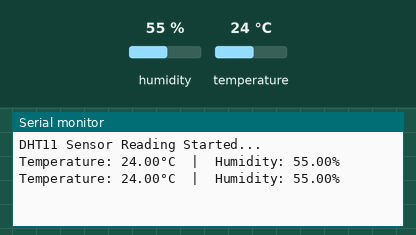
Simulated run of this sketch. Board: Arduino Uno, built with avr-gcc and run on an emulated ATmega328P. Shown: the last lines printed to the serial monitor. Inputs (shaded band) come from the test bench; at power-on: humidity 55 %, temperature 24 °C.

Above: at 2.8 s.
2.9 s: humidity set to 22 %
At 4.7 s:
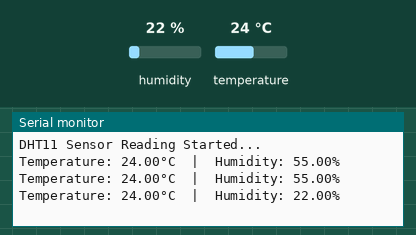
5.6 s: temperature set to 12 °C
At 7.1 s:
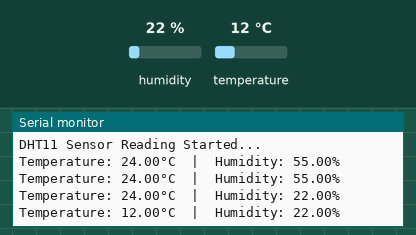
8.3 s: humidity set to 40 %
At 10.8 s:
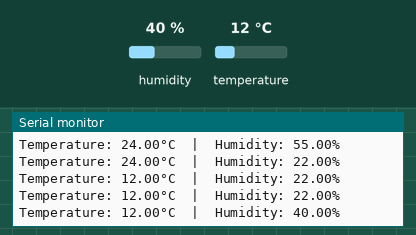
Timing chart, 0 to 12.3 s (numbered marks = the images above; inputs shaded):
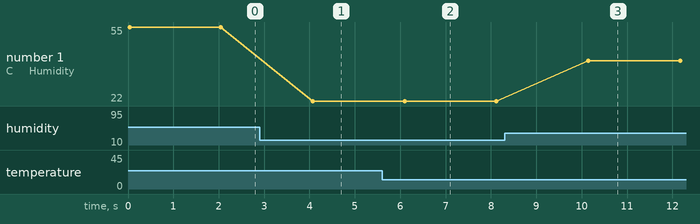

Measured:
- after the input at 2.9 s, the serial monitor: prints a new line after 1.2 s (image 1)
- after the input at 5.6 s, the serial monitor: prints a new line after 0.50 s (image 2)
- after the input at 8.3 s, the serial monitor: prints a new line after 1.8 s (image 3)
- plotted number 1: 55 → 22 after the input at 2.9 s, 22 → 40 after the input at 8.3 s

The sketch:

DHT-11.ino
```cpp
//BHB

#include <DHT.h>
#define DHTPIN 2         // DHT11 data pin connected to digital pin 2
#define DHTTYPE DHT11

DHT dht(DHTPIN, DHTTYPE);

void setup() {
  Serial.begin(9600);
  dht.begin();
  Serial.println("DHT11 Sensor Reading Started...");
}

void loop() {
  float humidity = dht.readHumidity();
  float temperature = dht.readTemperature(); // default is Celsius

  // Check if any reads failed and exit early
  if (isnan(humidity) || isnan(temperature)) {
    Serial.println("Failed to read from DHT sensor!");
    return;
  }

  Serial.print("Temperature: ");
  Serial.print(temperature);
  Serial.print("°C  |  Humidity: ");
  Serial.print(humidity);
  Serial.println("%");

  delay(2000); // Wait 2 seconds before next reading
}
```
